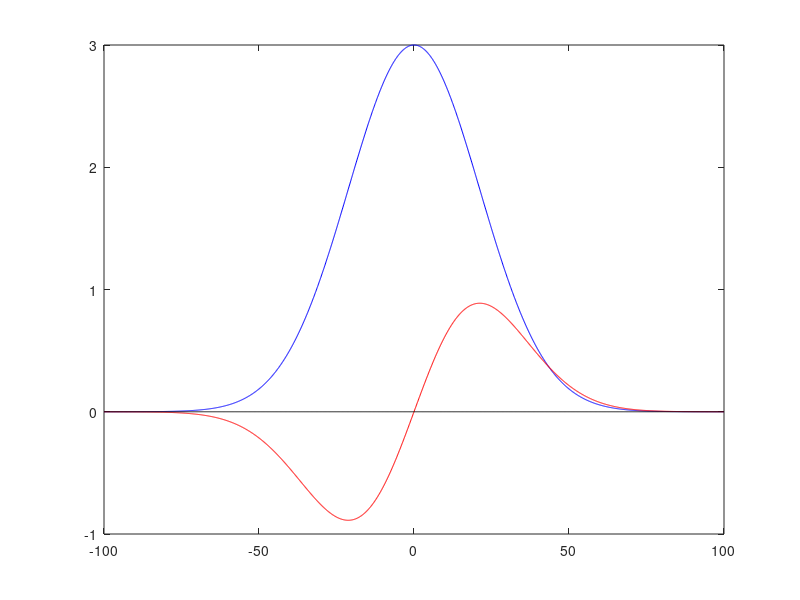

Source code (MATLAB):
clear all

t = -100:0.1:100;
tau = 30;
a = 3;
b = 0.023;
I = a*exp(-t.^2/tau^2);
zero = zeros(1,2001);


sin_neg = b.*t.*I;

figure(4)
plot(t,I,'b',t,sin_neg,'r',t,zero,'k')